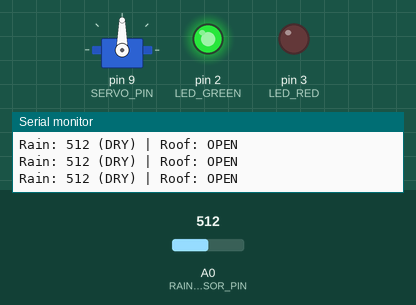
Recording of a sketch running on a simulated Arduino Uno, built with avr-gcc and run on an emulated ATmega328P. On the bench: servo, output pins drawn as LEDs (lit = HIGH), the last lines printed to the serial monitor. The test bench sets the inputs (shaded band); at power-on: A0 (RAIN_SENSOR_PIN) = 512.

Above: at 2.7 s.
2.8 s: A0 (RAIN_SENSOR_PIN) set to 490
At 3.6 s:
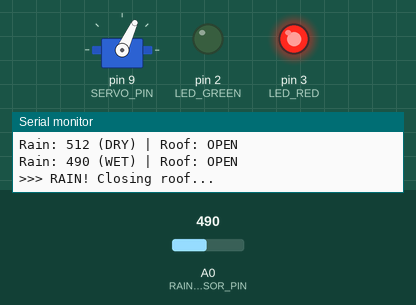
At 9.4 s:
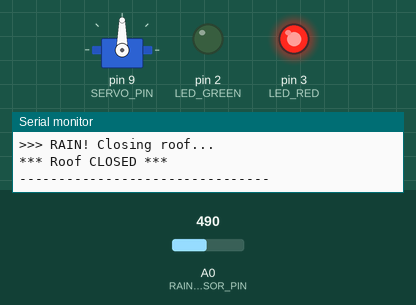
Timing chart, 0 to 10.5 s (numbered marks = the images above; inputs shaded):
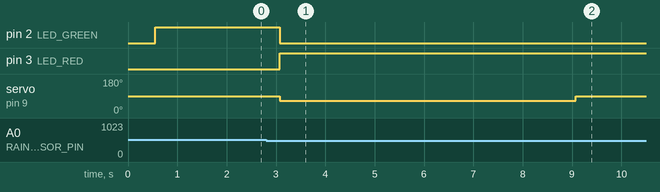

Measured:
- the behaviour switches between 500 and 499 on A0 (RAIN_SENSOR_PIN) (found by bisection; images 0 and 1)
- after the input at 2.8 s, pin 2 (LED_GREEN): HIGH → LOW after 0.28 s; pin 3 (LED_RED): LOW → HIGH after 0.28 s; servo on pin 9 (SERVO_PIN): 90° → 65° after 0.28 s, → 90° 6.0 s later

The sketch:

smart_roof.ino
```cpp
/*
 * =====================================================
 * AUTOMATIC SMART ROOF - 360° Servo Version
 * =====================================================
 *
 * Rain detected = Servo spins to CLOSE roof, then STOPS
 * No rain       = Servo spins REVERSE to OPEN roof, then STOPS
 *
 * Components:
 * - Arduino Uno
 * - Rain Sensor Module (AO → A0)
 * - 360° Continuous Rotation Servo Motor (Signal → Pin 9)
 * - LEDs (Green=Pin2, Red=Pin3)
 * =====================================================
 */

#include <Servo.h>

// ==================== PINS ====================
const int RAIN_SENSOR_PIN = A0;
const int SERVO_PIN = 9;
const int LED_GREEN = 2;
const int LED_RED = 3;

// ==================== SETTINGS ====================
const int RAIN_THRESHOLD = 500;    // Below 500 = WET

// 360° Servo: 90=STOP, 0=one direction, 180=other direction
const int SERVO_STOP = 90;
const int SERVO_FORWARD = 115;     // Medium-slow open
const int SERVO_REVERSE = 65;      // Medium-slow close
const int MOVE_TIME = 6000;        // 6 seconds for 7 inches

const int READ_DELAY = 500;

// ==================== VARIABLES ====================
Servo roofServo;
bool isRoofOpen = true;

// ==================== SETUP ====================
void setup() {
  Serial.begin(9600);
  Serial.println("================================");
  Serial.println("  AUTOMATIC SMART ROOF");
  Serial.println("  360 Servo Version");
  Serial.println("================================");

  pinMode(LED_GREEN, OUTPUT);
  pinMode(LED_RED, OUTPUT);

  // Attach servo and STOP it immediately
  roofServo.attach(SERVO_PIN);
  roofServo.write(SERVO_STOP);
  delay(500);

  // Start with roof OPEN
  digitalWrite(LED_GREEN, HIGH);
  digitalWrite(LED_RED, LOW);
  isRoofOpen = true;

  // Wait for sensor to stabilize
  delay(1000);

  Serial.println("System Ready! Roof is OPEN");
  Serial.println("--------------------------------");
}

// ==================== MAIN LOOP ====================
void loop() {
  int rainValue = analogRead(RAIN_SENSOR_PIN);

  // Print status
  Serial.print("Rain: ");
  Serial.print(rainValue);
  if (rainValue < RAIN_THRESHOLD) {
    Serial.print(" (WET)");
  } else {
    Serial.print(" (DRY)");
  }
  Serial.print(" | Roof: ");
  Serial.println(isRoofOpen ? "OPEN" : "CLOSED");

  // === RAIN DETECTED = CLOSE ROOF ===
  if (rainValue < RAIN_THRESHOLD && isRoofOpen) {
    Serial.println(">>> RAIN! Closing roof...");

    // LEDs
    digitalWrite(LED_GREEN, LOW);
    digitalWrite(LED_RED, HIGH);

    // Spin servo REVERSE to close
    roofServo.write(SERVO_REVERSE);
    delay(MOVE_TIME);
    roofServo.write(SERVO_STOP);  // STOP!

    isRoofOpen = false;
    Serial.println("*** Roof CLOSED ***");
    Serial.println("--------------------------------");
  }

  // === NO RAIN = OPEN ROOF ===
  if (rainValue >= RAIN_THRESHOLD && !isRoofOpen) {
    Serial.println(">>> DRY! Opening roof...");

    // LEDs
    digitalWrite(LED_GREEN, HIGH);
    digitalWrite(LED_RED, LOW);

    // Spin servo FORWARD to open (opposite direction!)
    roofServo.write(SERVO_FORWARD);
    delay(MOVE_TIME);
    roofServo.write(SERVO_STOP);  // STOP!

    isRoofOpen = true;
    Serial.println("*** Roof OPEN ***");
    Serial.println("--------------------------------");
  }

  delay(READ_DELAY);
}
```
